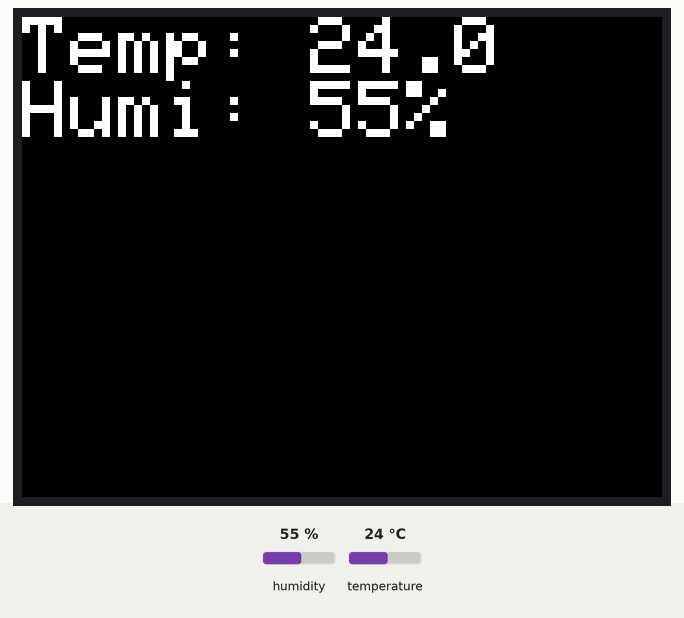
Recording of a sketch running on a simulated ESP32. Shown: 320×240 colour display. The inputs (shaded band) are chosen by the test bench; at power-on: humidity 55 %, temperature 24 °C. What the sketch prints to the serial monitor is not drawn.

Above: at 11.3 s.
11.4 s: humidity set to 22 %
At 16.6 s:
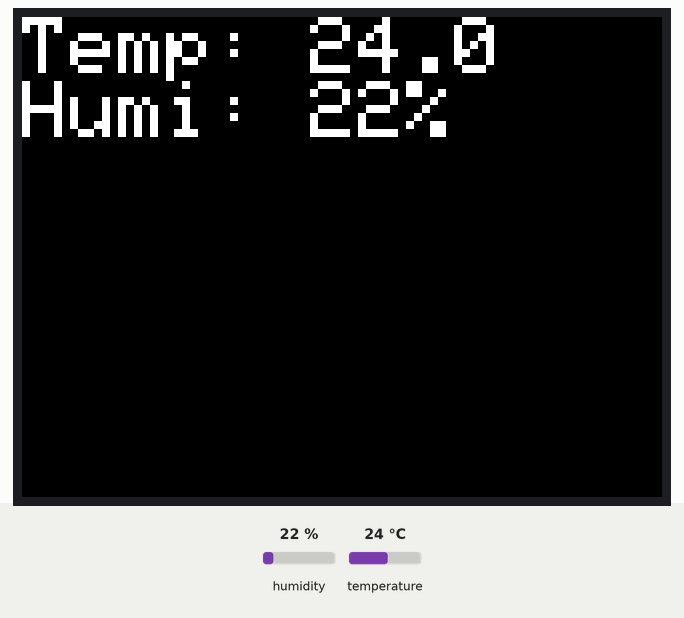
16.9 s: temperature set to 12 °C
At 21.7 s:
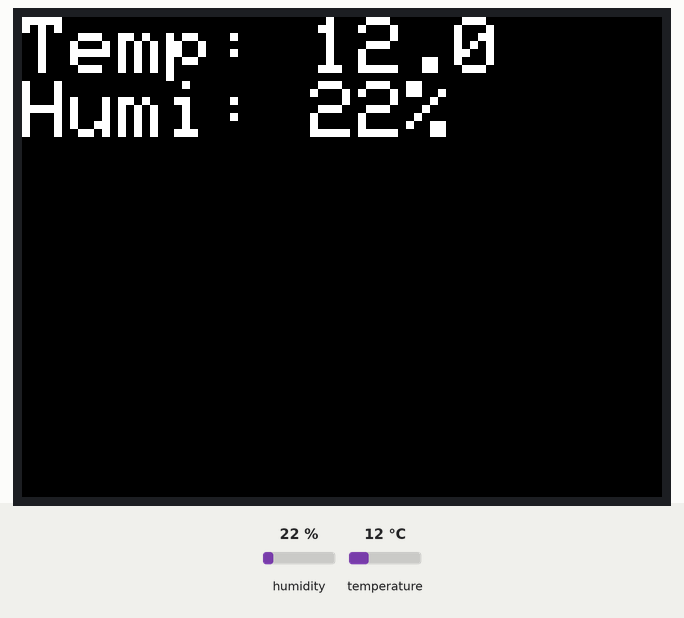
22.0 s: humidity set to 40 %
At 26.0 s:
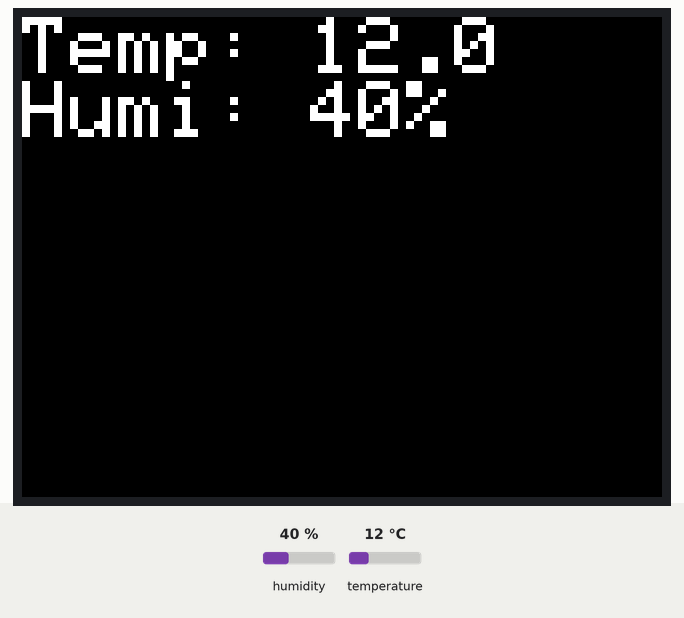
27.2 s: temperature set to 19 °C
At 31.3 s:
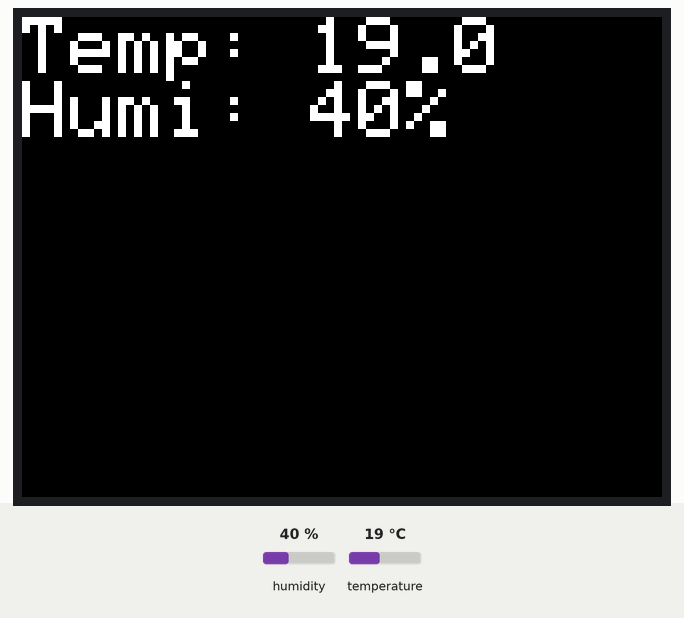
Timing chart, 0 to 32.8 s (numbered marks = the images above; inputs shaded):
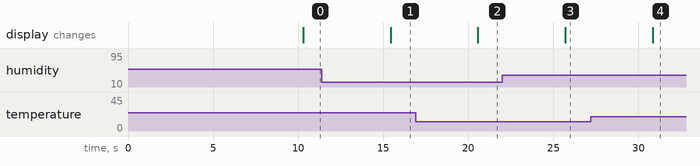

The sketch:

code.ino
```cpp
#include <M5Stack.h>
#include <SHT3X.h>

SHT3X sht30;
float tmp = 0.0;
float hum = 0.0;

void setup() {
  M5.begin(115200);
  M5.Power.begin();
  M5.lcd.setTextSize(4);
  M5.Lcd.println("Booting...");
  delay(10000);
}

void loop() {
  if (sht30.get()==0) {
    tmp = sht30.cTemp;
    hum = sht30.humidity;
  }

  Serial.printf("Temperatura: %2.2fºC Humedad: %0.2f%%\r\n", tmp, hum);
  M5.Lcd.clear();
  M5.Lcd.setCursor(0, 0);
  M5.Lcd.setTextColor(WHITE, BLACK);
  M5.Lcd.printf("Temp: %2.1f \r\nHumi: %2.0f%% \r\n", tmp, hum);

  delay(5000);
}
```

Measured:
- after the input at 11.4 s, the display: changes after 4.0 s (image 1)
- after the input at 16.9 s, the display: changes after 3.7 s (image 2)
- after the input at 22.0 s, the display: changes after 3.7 s (image 3)
- after the input at 27.2 s, the display: changes after 3.6 s (image 4)
